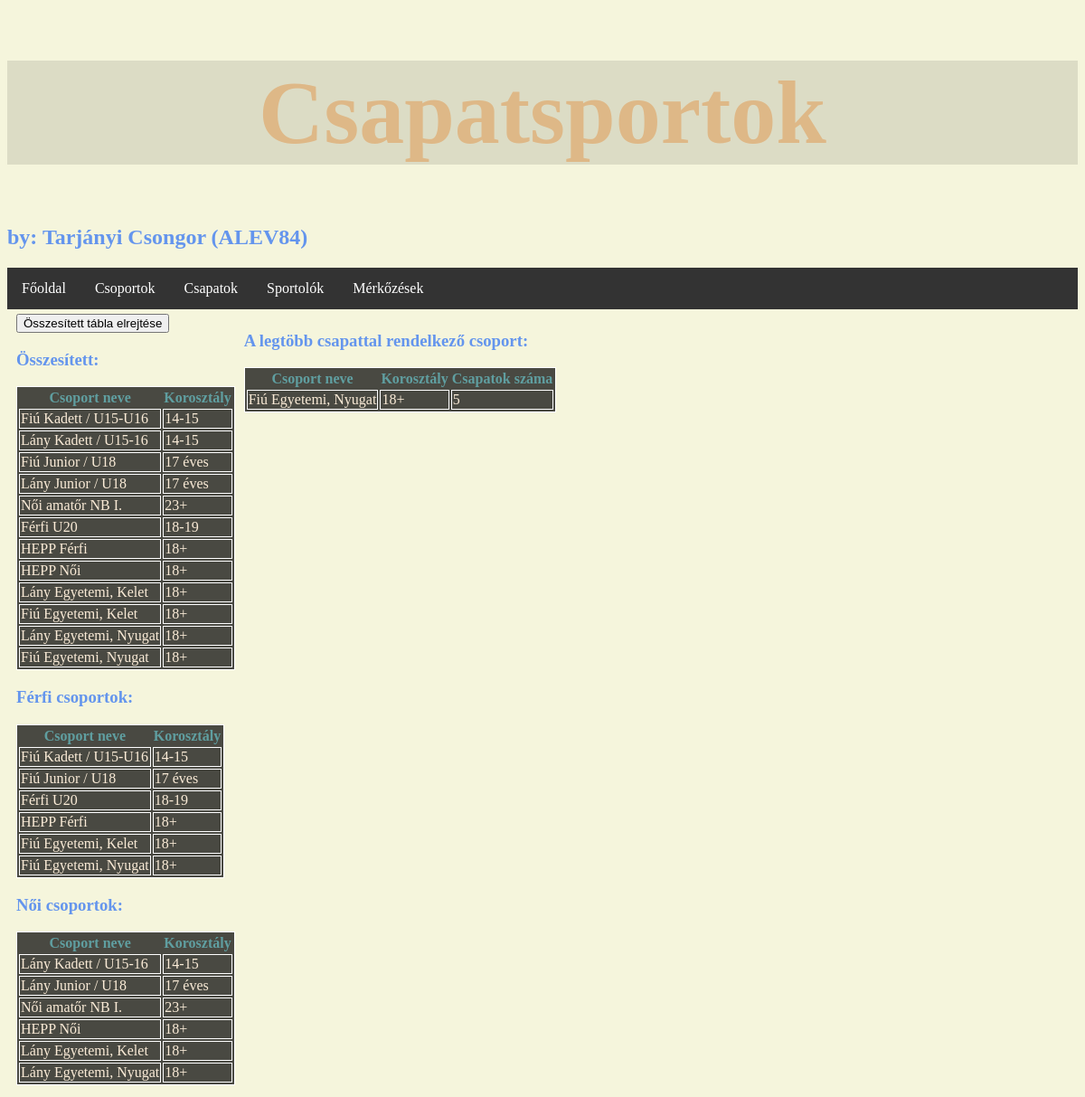
Screenshot of /index/csop.php with the database file from the repository.
### tables this page shows
CREATE TABLE `csoport` (
  `csoportID` int(5) NOT NULL,
  `csoportnév` varchar(60) NOT NULL,
  `korosztály` varchar(60) NOT NULL,
  `nem` varchar(1) NOT NULL
);

### index/db_fuggvenyek.php (called while the page is built, shortened)
<?php
function csapatsportok_csatlakozas() {
    $conn = mysqli_connect("localhost", "root", "")
			or die("Csatlakozási hiba");
    mysqli_query($conn, 'SET NAMES UTF-8');
    mysqli_query($conn, 'SET character_set_results=utf8');
    mysqli_set_charset($conn, 'utf8');
    return $conn;
}
function csoportokatLeker() {
    if ( !($conn = csapatsportok_csatlakozas()) ) {
        return false;
    }
    $result = mysqli_query( $conn,"SELECT csoportID, csoportnév, korosztály FROM csoport");
    return $result;
}
function noiCsoportokatLeker() {
    if ( !($conn = csapatsportok_csatlakozas()) ) {
        return false;
    }
    $result = mysqli_query( $conn,"SELECT csoportnév, korosztály FROM csoport where nem != 'F'");
    return $result;
}
function ferfiCsoportokatLeker() {
    if ( !($conn = csapatsportok_csatlakozas()) ) {
        return false;
    }
    $result = mysqli_query( $conn,"SELECT csoportnév, korosztály FROM csoport where nem != 'N'");
    return $result;
}
function legtobbCsapatszamuBajnoksagLeker() {
    if ( !($conn = csapatsportok_csatlakozas()) ) {
        return false;
    }
    $result = mysqli_query( $conn,"select csoportnév, korosztály, count(csapat.csoportID) from csapat, csoport where csapat.csoportID = csoport.csoportID group by csoport.csoportID desc limit 1");
    return $result;
}
?>

### index/csop.php (the view, shortened to what this page needs)
<?php
include_once 'db_fuggvenyek.php';
?>
<!DOCTYPE html>
<html lang="hu">
<head>
    <link rel="stylesheet" href="mystyle.css?v=<?php echo time(); ?>">
</head>
<body>
<h1>Csapatsportok</h1>
<h2>by: Tarjányi Csongor (ALEV84)</h2>
<ul>
    <li><a class="active" href="./index.php">Főoldal</a></li>
    <li><a href="./csop.php">Csoportok</a></li>
    <li><a href="./csap.php">Csapatok</a></li>
    <li><a href="./spo.php">Sportolók</a></li>
    <li><a href="./merk.php">Mérkőzések</a></li>
</ul>
<div class="row">
    <div class="column">
    </div>
    <div class="column">
        <button onclick="myFunction()">Összesített tábla elrejtése</button>
        <div id="hide">
            <h3>Összesített:</h3>
            <table>
                <tr>
                    <th>Csoport neve</th>
                    <th>Korosztály</th>
                </tr>
                <?php
                $csapatok = csoportokatLeker();
                while( $egySor = mysqli_fetch_assoc($csapatok) ) {
                    echo '<tr>';
                    echo '<td>'. $egySor["csoportnév"] .'</td>';
                    echo '<td>'. $egySor["korosztály"] .'</td>';
                    echo '</tr>';
                }
                ?>
            </table>
        </div>
        <h3>Férfi csoportok:</h3>
        <table>
            <tr>
                <th>Csoport neve</th>
                <th>Korosztály</th>
            </tr>
            <?php
            $csapatok = ferfiCsoportokatLeker();
            while( $egySor = mysqli_fetch_assoc($csapatok) ) {
                echo '<tr>';
                echo '<td>'. $egySor["csoportnév"] .'</td>';
                echo '<td>'. $egySor["korosztály"] .'</td>';
                echo '</tr>';
            }
            ?>
        </table>
            <h3>Női csoportok:</h3>
            <table>
                <tr>
                    <th>Csoport neve</th>
                    <th>Korosztály</th>
                </tr>
                <?php
                $csapatok = noiCsoportokatLeker();
                while( $egySor = mysqli_fetch_assoc($csapatok) ) {
                    echo '<tr>';
                    echo '<td>'. $egySor["csoportnév"] .'</td>';
                    echo '<td>'. $egySor["korosztály"] .'</td>';
                    echo '</tr>';
                }
                ?>
            </table>
    </div>
    <div class="column">
        <h3>A legtöbb csapattal rendelkező csoport:</h3>
        <table>
            <tr>
                <th>Csoport neve</th>
                <th>Korosztály</th>
                <th>Csapatok száma</th>
            </tr>
            <?php
            $csapatok = legtobbCsapatszamuBajnoksagLeker();
            while( $egySor = mysqli_fetch_assoc($csapatok) ) {
                echo '<tr>';
                echo '<td>'. $egySor["csoportnév"] .'</td>';
                echo '<td>'. $egySor["korosztály"] .'</td>';
                echo '<td>'. $egySor["count(csapat.csoportID)"] .'</td>';
                echo '</tr>';
            }
            ?>
        </table>
    </div>
</div>
</body>
</html>

### index/mystyle.css (style rules this page uses)
* { box-sizing: border-box; }
.row { margin-left:-5px; margin-right:-5px; }
.column { overflow-x: auto; max-width: 100%; float: left; padding: 5px; }
.row::after { content: ""; clear: both; display: table; }
body { background: beige url("./basketball.png") no-repeat center center fixed; -webkit-background-size: cover; -moz-background-size: cover; -o-background-size: cover; background-size: cover; }
h1 { text-align: center; background-color: rgba(1,2,6,10%); color: burlywood; font-size: 100px; }
th { text-align: center; color: cadetblue; }
tr { color: antiquewhite; }
h3 { color: cornflowerblue; }
h2 { color: cornflowerblue; }
ul { list-style-type: none; margin: 0; padding: 0; overflow: hidden; background-color: #333; }
li { float: left; }
li a { display: block; color: white; text-align: center; padding: 14px 16px; text-decoration: none; }
table { background-color: rgba(1,1,1,70%); border: solid 1px #fff; }
table td { border-left: 1px solid #fff; border-right: 1px solid #fff; border-bottom: 1px solid #fff; border-top: 1px solid #fff; width: auto; }

### rows the page displays
csoport: csoportnév "Fiú Kadett / U15-U16", korosztály "14-15"
csoport: csoportnév "Lány Kadett / U15-16", korosztály "14-15"
csoport: csoportnév "Fiú Junior / U18", korosztály "17 éves"
csoport: csoportnév "Lány Junior / U18", korosztály "17 éves"
csoport: csoportnév "Női amatőr NB I.", korosztály "23+"
csoport: csoportnév "Férfi U20", korosztály "18-19"
csoport: csoportnév "HEPP Férfi", korosztály "18+"
csoport: csoportnév "HEPP Női", korosztály "18+"
csoport: csoportnév "Lány Egyetemi, Kelet", korosztály "18+"
csoport: csoportnév "Fiú Egyetemi, Kelet", korosztály "18+"
csoport: csoportnév "Lány Egyetemi, Nyugat", korosztály "18+"
csoport: csoportnév "Fiú Egyetemi, Nyugat", korosztály "18+"

### other values shown
$egySor["csoportnév"] "Fiú Egyetemi, Nyugat"
$egySor["korosztály"] "18+"
$egySor["count(csapat.csoportID)"] "5"
